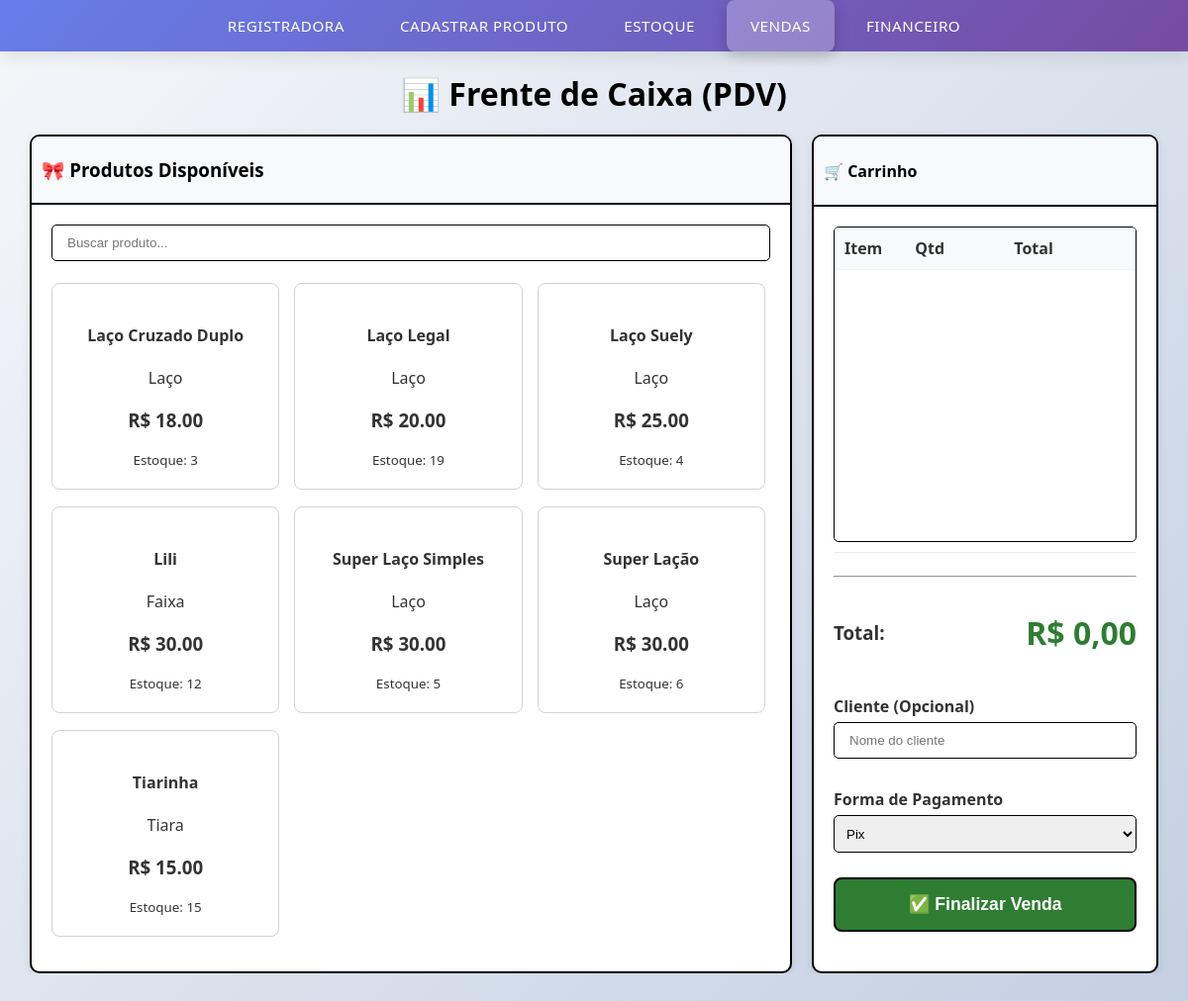
/templates/vendas/, run on an earlier commit of the app's database.
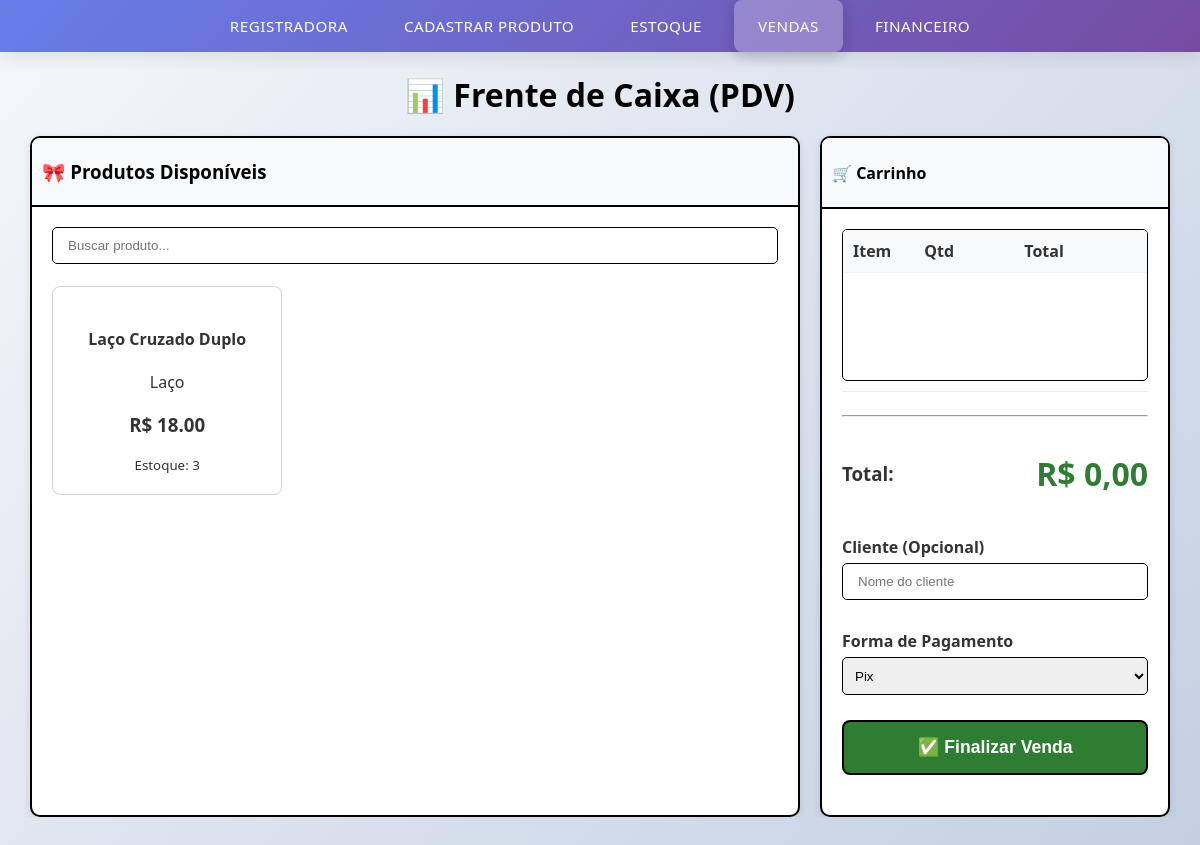
And on a later commit of the database.
### app/models.py (models this page shows, shortened)
class Produto(models.Model):
    CATEGORIAS = [
        ('LACO', 'Laço'),
        ('TIARA', 'Tiara'),
        ('FAIXA', 'Faixa'),
    ]
    nome = models.CharField(max_length=100)
    categoria = models.CharField(max_length=10, choices=CATEGORIAS)
    quantidade_em_estoque = models.PositiveIntegerField(default=0)
    custo_fixo_total = models.DecimalField(max_digits=10, decimal_places=2, default=0)
    valor_venda = models.DecimalField(max_digits=10, decimal_places=2, null=True, blank=True)
    lucro_por_venda = models.DecimalField(max_digits=10, decimal_places=2, default=0)
    data_cadastro = models.DateField(default=timezone.now)

### app/views.py (the view)
# urls.py: path('templates/vendas/', views.vendas, name='vendas'),
def vendas(request):
    produtos = Produto.objects.filter(quantidade_em_estoque__gt=0).order_by('nome')
    return render(request, 'vendas.html', {'produtos': produtos})

### app/templates/vendas.html (shortened to what the changed rows need)
{% extends "base.html" %}
{% load static %}
{% block content %}
    <div class="vendas-container">
        <h1 class="titulo">📊 Frente de Caixa (PDV)</h1>
        <div class="vendas-content">
            <div class="product-section">
                <div class="card">
                    <div class="card-body">
                        <div id="listaProdutos">
                            {% for produto in produtos %}
                            <div class="produto-item" data-nome="{{ produto.nome|lower }}">
                                <div class="produto-card"
                                     onclick="adicionarAoCarrinho({{ produto.id }}, '{{ produto.nome }}', '{{ produto.valor_venda|stringformat:'.2f' }}', {{ produto.quantidade_em_estoque }})">
                                    <div class="card-body text-center cursor-pointer">
                                        <h4 class="card-title font-weight-bold">{{ produto.nome }}</h4>
                                        <span class="badge badge-info">{{ produto.get_categoria_display }}</span>
                                        <h3 class="text-success mt-2">R$ {{ produto.valor_venda }}</h3>
                                        <small class="text-muted">Estoque: <span id="estoque-{{ produto.id }}">{{ produto.quantidade_em_estoque }}</span></small>
                                    </div>
                                </div>
                            </div>
                            {% empty %}
                            <div class="text-center p-4">
                                <p class="text-muted">Nenhum produto com estoque disponível.</p>
                            </div>
                            {% endfor %}
                        </div>
                    </div>
                </div>
            </div>
            <div class="cart-section">
                <div class="card">
                    <div class="card-body">
                        <div class="table-wrap">
                            <table class="table-carrinho">
                                <thead>
                                    <tr>
                                        <th>Item</th>
                                        <th width="80">Qtd</th>
                                        <th>Total</th>
                                        <th width="40"></th>
                                    </tr>
                                </thead>
                            </table>
                        </div>
                        <div class="checkout-area">
                            <div class="total-display">
                                <h2 class="text-success font-weight-bold" id="valorTotalDisplay">R$ 0,00</h2>
                            </div>
                        </div>
                    </div>
                </div>
            </div>
        </div>
    </div>
{% block scripts %}
<link rel="stylesheet" href="{% static 'css/vendas.css' %}">
{% endblock %}
{% endblock %}

What changed in the data, as far as the page shows it:
removed Produto: nome "Laço Legal", categoria "Laço", valor_venda "20.00", quantidade_em_estoque "19"
removed Produto: nome "Laço Suely", categoria "Laço", valor_venda "25.00", quantidade_em_estoque "4"
removed Produto: nome "Lili", categoria "Faixa", valor_venda "30.00", quantidade_em_estoque "12"
removed Produto: nome "Super Laço Simples", categoria "Laço", valor_venda "30.00", quantidade_em_estoque "5"
removed Produto: nome "Super Lação", categoria "Laço", valor_venda "30.00", quantidade_em_estoque "6"
removed Produto: nome "Tiarinha", categoria "Tiara", valor_venda "15.00", quantidade_em_estoque "15"
